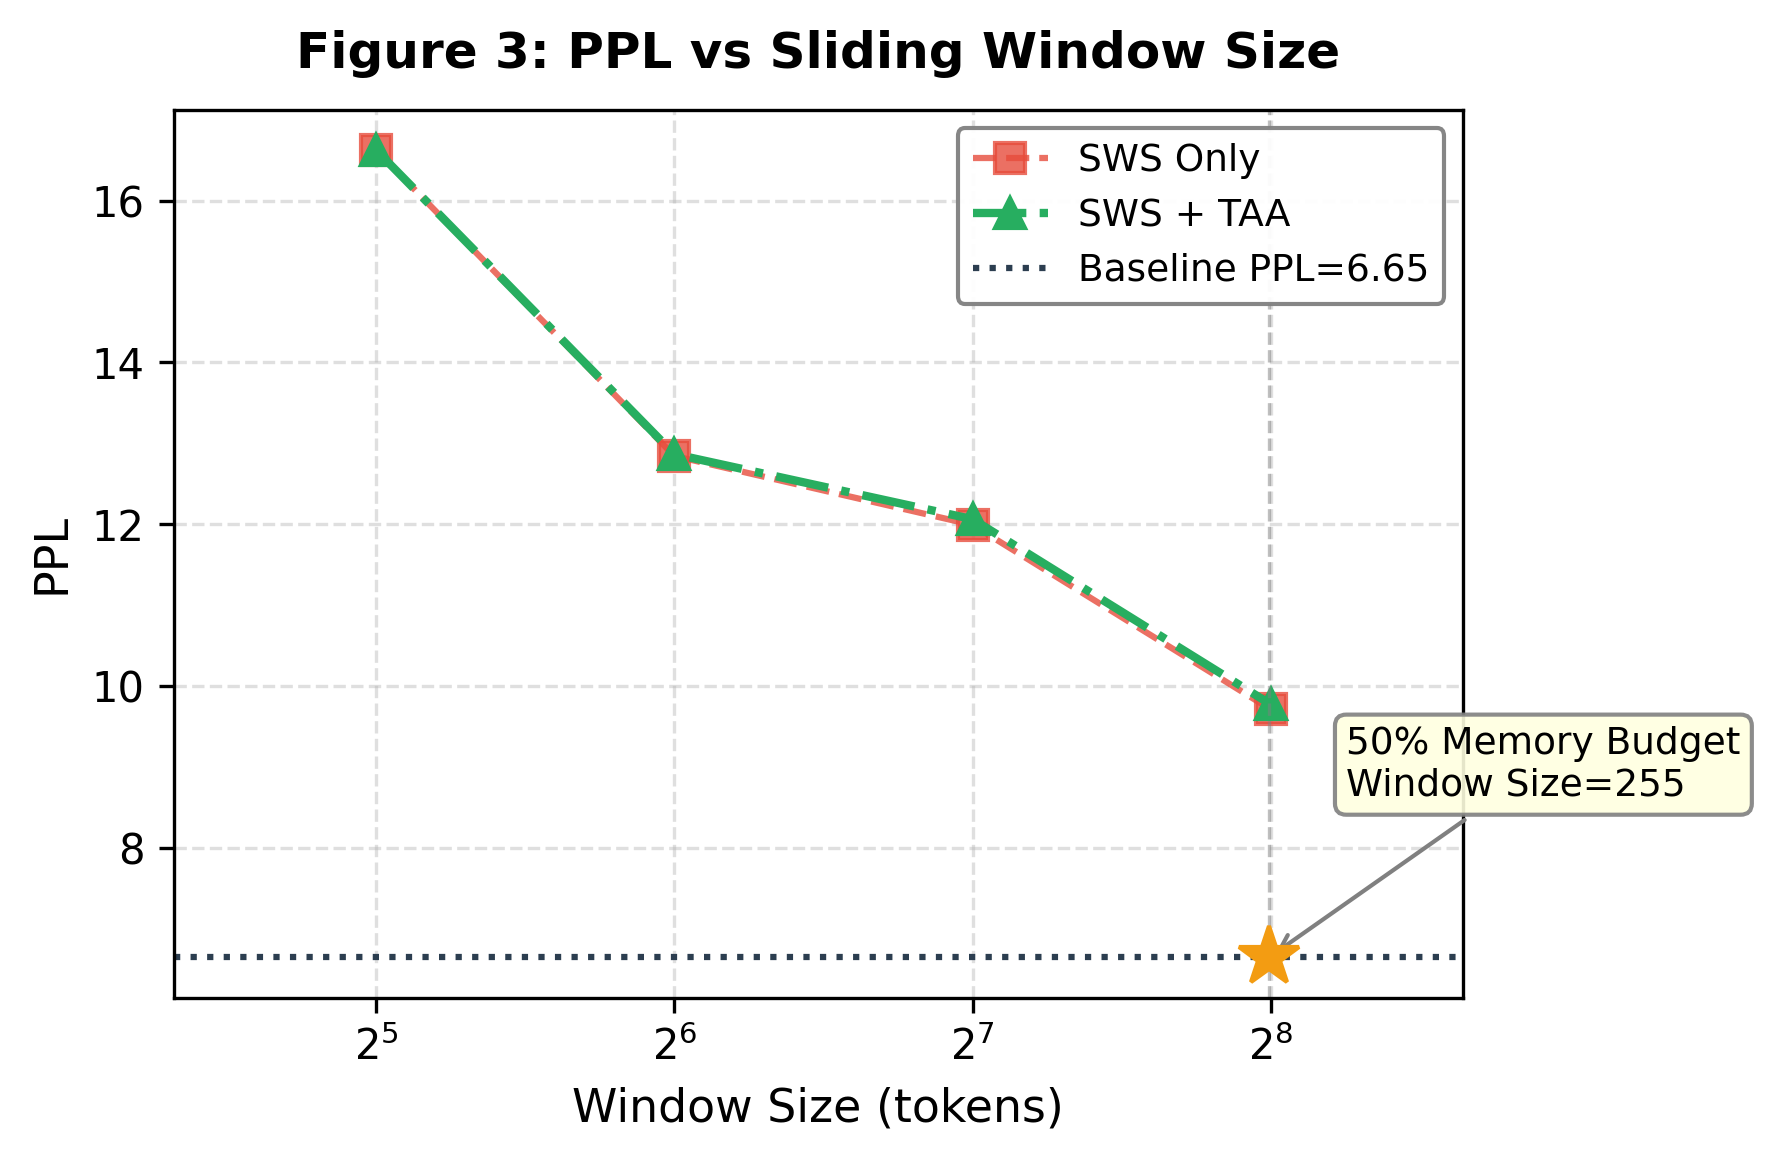

Write Python code to recreate this figure.
#!/usr/bin/env python3
"""
Figure 3: SWS Window Size vs PPL
Shows PPL for SWS only vs SWS+TAA with different window sizes,
标注50% memory budget对应的window size
"""

import json
import numpy as np
import matplotlib.pyplot as plt

# Set up academic style
plt.rcParams.update({
    'font.family': 'serif',
    'font.serif': ['Times New Roman'],
    'font.size': 11,
    'axes.titlesize': 12,
    'axes.labelsize': 11,
    'xtick.labelsize': 10,
    'ytick.labelsize': 10,
    'legend.fontsize': 9,
    'figure.dpi': 300,
    'savefig.dpi': 300,
    'axes.linewidth': 0.8,
    'lines.linewidth': 1.5,
    'lines.markersize': 6,
})

# Load data
with open('../../gpu-experiments/results/g4_all_results.json', 'r') as f:
    g4_data = json.load(f)

with open('../../gpu-experiments/results/g7g8_all_results.json', 'r') as f:
    g7g8_data = json.load(f)

# G4: quality vs window size data
quality_data = g4_data['part2_quality_vs_window']
baseline_ppl_g4 = quality_data['baseline_ppl']
seq_len_g4 = quality_data['seq_len']
results_g4 = quality_data['results']

window_sizes_g4 = [r['window_size'] for r in results_g4]
sws_ppls_g4 = [r['sws_ppl'] for r in results_g4]
sws_taa_ppls_g4 = [r['sws_taa_ppl'] for r in results_g4]

# G8: memory budget vs quality tradeoff
tradeoff = g7g8_data['g8_tradeoff']
baseline_ppl_g8 = tradeoff['baseline_ppl']
results_g8 = tradeoff['results']

# Memory budget data: budget_pct, window_size
g8_budgets = [r['budget_pct'] * 100 for r in results_g8]
g8_window_sizes = [r['window_size'] for r in results_g8]

# Find 50% budget window size
idx_50 = g8_budgets.index(50.0)
ws_50 = g8_window_sizes[idx_50]

# Figure setup
fig, ax = plt.subplots(figsize=(6, 4))

# Color palette
colors = {
    'baseline': '#2c3e50',     # Dark blue-gray
    'sws_only': '#e74c3c',     # Red
    'sws_taa': '#27ae60',      # Green
}

# Plot G4 data (seq_len=511)
ax.plot(window_sizes_g4, sws_ppls_g4, 's--', color=colors['sws_only'],
        linewidth=1.5, markersize=7, label='SWS Only', alpha=0.8)
ax.plot(window_sizes_g4, sws_taa_ppls_g4, '^-.', color=colors['sws_taa'],
        linewidth=2, markersize=7, label='SWS + TAA')

# Baseline reference line
ax.axhline(y=baseline_ppl_g4, color=colors['baseline'], 
           linestyle=':', linewidth=1.5, label=f'Baseline PPL={baseline_ppl_g4:.2f}')

# Mark 50% memory budget point (ws_50)
# At 50% budget with seq_len=511, window_size should be ~255
# From g8_tradeoff: budget_pct=0.5 gives window_size=255
# Note: G4 uses seq_len=511, G8 uses different sequence length
# We'll annotate where 50% budget would be

# Find where the curves approach baseline
ax.axvline(x=ws_50, color='gray', linestyle='--', linewidth=0.8, alpha=0.5)
ax.plot(ws_50, baseline_ppl_g4, '*', color='#f39c12', markersize=15, zorder=5)

# Annotation for 50% budget
ax.annotate(f'50% Memory Budget\nWindow Size={ws_50}',
            xy=(ws_50, baseline_ppl_g4),
            xytext=(ws_50 + 50, baseline_ppl_g4 + 2),
            fontsize=9,
            ha='left',
            arrowprops=dict(arrowstyle='->', color='gray', lw=1),
            bbox=dict(boxstyle='round,pad=0.3', facecolor='lightyellow', 
                      edgecolor='gray', alpha=0.9))

# Labels
ax.set_xlabel('Window Size (tokens)')
ax.set_ylabel('PPL')
ax.set_title('Figure 3: PPL vs Sliding Window Size', fontweight='bold', pad=10)

# Log scale for x-axis
ax.set_xscale('log', base=2)
ax.set_xlim([20, 400])

# Grid
ax.grid(True, linestyle='--', alpha=0.4, which='both')

# Legend
ax.legend(loc='upper right', framealpha=0.95, edgecolor='gray')

plt.tight_layout()

# Save
plt.savefig('fig3_window_size_vs_ppl.pdf', format='pdf', bbox_inches='tight')
plt.savefig('fig3_window_size_vs_ppl.png', format='png', bbox_inches='tight')
print("Figure 3 saved: fig3_window_size_vs_ppl.pdf/png")

plt.close()
